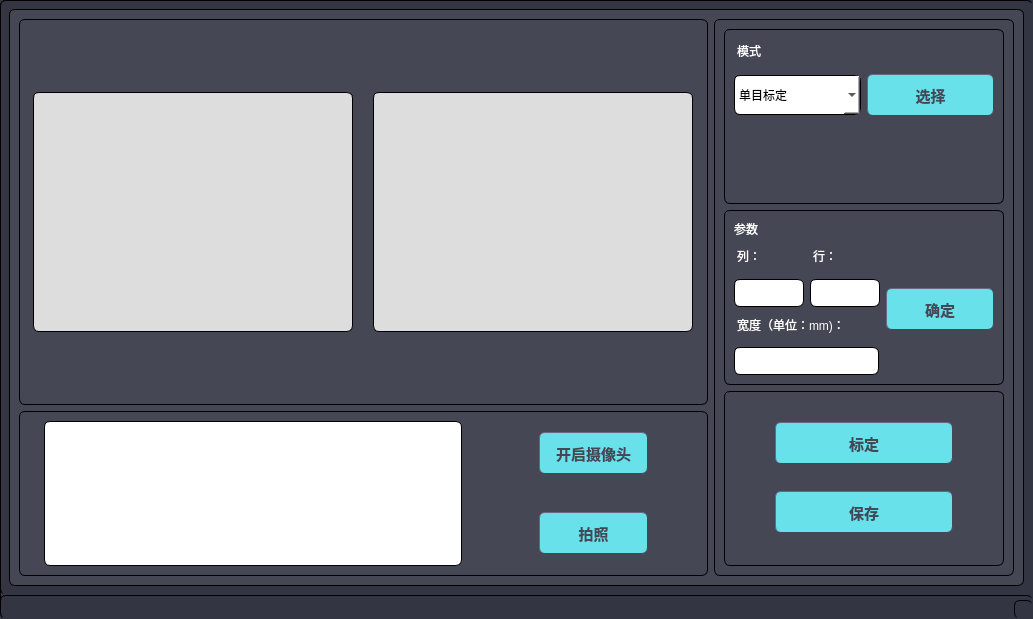
<?xml version="1.0" encoding="UTF-8"?>
<ui version="4.0">
 <class>Calibration</class>
 <widget class="QMainWindow" name="Calibration">
  <property name="geometry">
   <rect>
    <x>0</x>
    <y>0</y>
    <width>1033</width>
    <height>619</height>
   </rect>
  </property>
  <property name="minimumSize">
   <size>
    <width>1033</width>
    <height>619</height>
   </size>
  </property>
  <property name="maximumSize">
   <size>
    <width>1033</width>
    <height>619</height>
   </size>
  </property>
  <property name="windowTitle">
   <string>相机标定</string>
  </property>
  <property name="styleSheet">
   <string notr="true">border-width: 1px;border-style: solid;background-color: rgb(51,53,66); border-style: outset;border-radius:6px; </string>
  </property>
  <widget class="QWidget" name="centralwidget">
   <layout class="QHBoxLayout" name="horizontalLayout">
    <item>
     <widget class="QFrame" name="frame">
      <property name="styleSheet">
       <string notr="true">background-color: rgb(69,71,85)</string>
      </property>
      <property name="frameShape">
       <enum>QFrame::StyledPanel</enum>
      </property>
      <property name="frameShadow">
       <enum>QFrame::Raised</enum>
      </property>
      <layout class="QHBoxLayout" name="horizontalLayout_4" stretch="8,2">
       <item>
        <layout class="QVBoxLayout" name="verticalLayout_2" stretch="7,3">
         <item>
          <widget class="QFrame" name="frame_4">
           <property name="frameShape">
            <enum>QFrame::StyledPanel</enum>
           </property>
           <property name="frameShadow">
            <enum>QFrame::Raised</enum>
           </property>
           <layout class="QHBoxLayout" name="horizontalLayout_6">
            <item>
             <layout class="QHBoxLayout" name="horizontalLayout_2">
              <property name="spacing">
               <number>20</number>
              </property>
              <item>
               <widget class="QLabel" name="label_2">
                <property name="minimumSize">
                 <size>
                  <width>320</width>
                  <height>240</height>
                 </size>
                </property>
                <property name="maximumSize">
                 <size>
                  <width>320</width>
                  <height>240</height>
                 </size>
                </property>
                <property name="styleSheet">
                 <string notr="true">border-width: 1px;border-style: solid;background-color: rgb(221,221,221)</string>
                </property>
                <property name="text">
                 <string/>
                </property>
               </widget>
              </item>
              <item>
               <widget class="QLabel" name="label">
                <property name="minimumSize">
                 <size>
                  <width>320</width>
                  <height>240</height>
                 </size>
                </property>
                <property name="maximumSize">
                 <size>
                  <width>320</width>
                  <height>240</height>
                 </size>
                </property>
                <property name="styleSheet">
                 <string notr="true">border-width: 1px;border-style: solid;background-color: rgb(221,221,221);width:640px;</string>
                </property>
                <property name="text">
                 <string/>
                </property>
               </widget>
              </item>
             </layout>
            </item>
           </layout>
          </widget>
         </item>
         <item>
          <widget class="QFrame" name="frame_3">
           <property name="frameShape">
            <enum>QFrame::StyledPanel</enum>
           </property>
           <property name="frameShadow">
            <enum>QFrame::Raised</enum>
           </property>
           <layout class="QHBoxLayout" name="horizontalLayout_5">
            <item>
             <layout class="QHBoxLayout" name="horizontalLayout_3" stretch="2,1">
              <property name="spacing">
               <number>27</number>
              </property>
              <property name="leftMargin">
               <number>15</number>
              </property>
              <property name="topMargin">
               <number>0</number>
              </property>
              <item>
               <widget class="QTextEdit" name="textEdit">
                <property name="styleSheet">
                 <string notr="true">background: white;
font: 11pt &quot;Arial&quot;;
</string>
                </property>
               </widget>
              </item>
              <item>
               <layout class="QVBoxLayout" name="verticalLayout">
                <property name="leftMargin">
                 <number>50</number>
                </property>
                <property name="rightMargin">
                 <number>50</number>
                </property>
                <item>
                 <widget class="QPushButton" name="pushButton">
                  <property name="styleSheet">
                   <string notr="true">
QPushButton
{
	height: 40px;
	background-color: rgb(104,225,235); /*背景色*/ 
	border-style: outset;    /* 边界内凹 */
	border-width: 1px;     /* 边边界宽度 */
	font: bold 15px;     /* 字体大小 */
	min-width:2em;
	color:rgb(69,71,85); /* 字体颜色 */
	
}
/* 鼠标经过改变按钮颜色 */
QPushButton:hover
{
	background-color: rgb(102,255,104);
}
</string>
                  </property>
                  <property name="text">
                   <string>开启摄像头</string>
                  </property>
                 </widget>
                </item>
                <item>
                 <widget class="QPushButton" name="pushButton_2">
                  <property name="enabled">
                   <bool>false</bool>
                  </property>
                  <property name="styleSheet">
                   <string notr="true">
QPushButton
{
	height: 40px;
	background-color: rgb(104,225,235); /*背景色*/ 
	border-style: outset;    /* 边界内凹 */
	border-width: 1px;     /* 边边界宽度 */
	font: bold 15px;     /* 字体大小 */
	min-width:2em;
	color:rgb(69,71,85); /* 字体颜色 */
	
}
/* 鼠标经过改变按钮颜色 */
QPushButton:hover
{
	background-color: rgb(102,255,104);
}
</string>
                  </property>
                  <property name="text">
                   <string>拍照</string>
                  </property>
                 </widget>
                </item>
               </layout>
              </item>
             </layout>
            </item>
           </layout>
          </widget>
         </item>
        </layout>
       </item>
       <item>
        <widget class="QFrame" name="frame_2">
         <property name="minimumSize">
          <size>
           <width>300</width>
           <height>0</height>
          </size>
         </property>
         <property name="maximumSize">
          <size>
           <width>350</width>
           <height>16777215</height>
          </size>
         </property>
         <property name="frameShape">
          <enum>QFrame::StyledPanel</enum>
         </property>
         <property name="frameShadow">
          <enum>QFrame::Raised</enum>
         </property>
         <layout class="QVBoxLayout" name="verticalLayout_3" stretch="1,1,1">
          <item>
           <widget class="QFrame" name="frame_5">
            <property name="frameShape">
             <enum>QFrame::StyledPanel</enum>
            </property>
            <property name="frameShadow">
             <enum>QFrame::Raised</enum>
            </property>
            <layout class="QVBoxLayout" name="verticalLayout_4">
             <item>
              <widget class="QLabel" name="label_3">
               <property name="styleSheet">
                <string notr="true">font: 87 14pt &quot;Arial&quot;;
color: white;
border: none;
margin-bottom: 5px;</string>
               </property>
               <property name="text">
                <string>模式</string>
               </property>
               <property name="alignment">
                <set>Qt::AlignLeading|Qt::AlignLeft|Qt::AlignTop</set>
               </property>
              </widget>
             </item>
             <item>
              <layout class="QHBoxLayout" name="horizontalLayout_7">
               <item>
                <widget class="QComboBox" name="comboBox">
                 <property name="minimumSize">
                  <size>
                   <width>0</width>
                   <height>40</height>
                  </size>
                 </property>
                 <property name="styleSheet">
                  <string notr="true">background: white;
font: 9pt &quot;Arial&quot;;</string>
                 </property>
                 <item>
                  <property name="text">
                   <string>单目标定</string>
                  </property>
                 </item>
                 <item>
                  <property name="text">
                   <string>双目标定</string>
                  </property>
                 </item>
                 <item>
                  <property name="text">
                   <string>手眼标定</string>
                  </property>
                 </item>
                </widget>
               </item>
               <item>
                <widget class="QPushButton" name="pushButton_3">
                 <property name="styleSheet">
                  <string notr="true">
QPushButton
{
	height: 40px;
	background-color: rgb(104,225,235); /*背景色*/ 
	border-style: outset;    /* 边界内凹 */
	border-width: 1px;     /* 边边界宽度 */
	font: bold 15px;     /* 字体大小 */
	min-width:2em;
	color:rgb(69,71,85); /* 字体颜色 */
	
}
/* 鼠标经过改变按钮颜色 */
QPushButton:hover
{
	background-color: rgb(102,255,104);
}
</string>
                 </property>
                 <property name="text">
                  <string>选择</string>
                 </property>
                </widget>
               </item>
              </layout>
             </item>
             <item>
              <spacer name="verticalSpacer">
               <property name="orientation">
                <enum>Qt::Vertical</enum>
               </property>
               <property name="sizeHint" stdset="0">
                <size>
                 <width>20</width>
                 <height>40</height>
                </size>
               </property>
              </spacer>
             </item>
            </layout>
           </widget>
          </item>
          <item>
           <widget class="QFrame" name="frame_6">
            <property name="frameShape">
             <enum>QFrame::StyledPanel</enum>
            </property>
            <property name="frameShadow">
             <enum>QFrame::Raised</enum>
            </property>
            <layout class="QVBoxLayout" name="verticalLayout_5">
             <item>
              <widget class="QLabel" name="label_4">
               <property name="styleSheet">
                <string notr="true">font: 87 14pt &quot;Arial&quot;;
color: white;
border: none;</string>
               </property>
               <property name="text">
                <string>参数</string>
               </property>
              </widget>
             </item>
             <item>
              <layout class="QHBoxLayout" name="horizontalLayout_8">
               <item>
                <layout class="QGridLayout" name="gridLayout">
                 <item row="0" column="0">
                  <widget class="QLabel" name="label_5">
                   <property name="styleSheet">
                    <string notr="true">color: white;
border: none;
margin-bottom: 5px;
font: 9pt &quot;Arial&quot;;</string>
                   </property>
                   <property name="text">
                    <string>列：</string>
                   </property>
                  </widget>
                 </item>
                 <item row="0" column="1">
                  <widget class="QLabel" name="label_6">
                   <property name="styleSheet">
                    <string notr="true">color: white;
border: none;
margin-bottom: 5px;
font: 9pt &quot;Arial&quot;;</string>
                   </property>
                   <property name="text">
                    <string>行：</string>
                   </property>
                  </widget>
                 </item>
                 <item row="1" column="0">
                  <widget class="QTextEdit" name="textEdit_2">
                   <property name="maximumSize">
                    <size>
                     <width>70</width>
                     <height>28</height>
                    </size>
                   </property>
                   <property name="styleSheet">
                    <string notr="true">background: white;
font: 9pt &quot;Arial&quot;;
</string>
                   </property>
                   <property name="lineWrapMode">
                    <enum>QTextEdit::WidgetWidth</enum>
                   </property>
                   <property name="placeholderText">
                    <string/>
                   </property>
                  </widget>
                 </item>
                 <item row="1" column="1">
                  <widget class="QTextEdit" name="textEdit_3">
                   <property name="maximumSize">
                    <size>
                     <width>70</width>
                     <height>28</height>
                    </size>
                   </property>
                   <property name="styleSheet">
                    <string notr="true">background: white;
font: 9pt &quot;Arial&quot;;
</string>
                   </property>
                   <property name="lineWrapMode">
                    <enum>QTextEdit::WidgetWidth</enum>
                   </property>
                   <property name="placeholderText">
                    <string/>
                   </property>
                  </widget>
                 </item>
                 <item row="2" column="0" colspan="2">
                  <widget class="QLabel" name="label_7">
                   <property name="styleSheet">
                    <string notr="true">color: white;
border: none;
margin-bottom: 5px;
font: 9pt &quot;Arial&quot;;</string>
                   </property>
                   <property name="text">
                    <string>宽度（单位：mm)：</string>
                   </property>
                  </widget>
                 </item>
                 <item row="3" column="0" colspan="2">
                  <widget class="QTextEdit" name="textEdit_4">
                   <property name="maximumSize">
                    <size>
                     <width>145</width>
                     <height>28</height>
                    </size>
                   </property>
                   <property name="styleSheet">
                    <string notr="true">background: white;
font: 9pt &quot;Arial&quot;;
</string>
                   </property>
                   <property name="lineWrapMode">
                    <enum>QTextEdit::WidgetWidth</enum>
                   </property>
                   <property name="placeholderText">
                    <string/>
                   </property>
                  </widget>
                 </item>
                </layout>
               </item>
               <item>
                <widget class="QPushButton" name="pushButton_4">
                 <property name="enabled">
                  <bool>false</bool>
                 </property>
                 <property name="minimumSize">
                  <size>
                   <width>32</width>
                   <height>0</height>
                  </size>
                 </property>
                 <property name="styleSheet">
                  <string notr="true">
QPushButton
{
	height: 40px;
	background-color: rgb(104,225,235); /*背景色*/ 
	border-style: outset;    /* 边界内凹 */
	border-width: 1px;     /* 边边界宽度 */
	font: bold 15px;     /* 字体大小 */
	min-width:2em;
	color:rgb(69,71,85); /* 字体颜色 */
	
}
/* 鼠标经过改变按钮颜色 */
QPushButton:hover
{
	background-color: rgb(102,255,104);
}
</string>
                 </property>
                 <property name="text">
                  <string>确定</string>
                 </property>
                </widget>
               </item>
              </layout>
             </item>
            </layout>
           </widget>
          </item>
          <item>
           <widget class="QFrame" name="frame_7">
            <property name="frameShape">
             <enum>QFrame::StyledPanel</enum>
            </property>
            <property name="frameShadow">
             <enum>QFrame::Raised</enum>
            </property>
            <layout class="QVBoxLayout" name="verticalLayout_7">
             <property name="leftMargin">
              <number>50</number>
             </property>
             <property name="rightMargin">
              <number>50</number>
             </property>
             <item>
              <widget class="QPushButton" name="pushButton_5">
               <property name="enabled">
                <bool>false</bool>
               </property>
               <property name="styleSheet">
                <string notr="true">
QPushButton
{
	height: 40px;
	background-color: rgb(104,225,235); /*背景色*/ 
	border-style: outset;    /* 边界内凹 */
	border-width: 1px;     /* 边边界宽度 */
	font: bold 15px;     /* 字体大小 */
	min-width:2em;
	color:rgb(69,71,85); /* 字体颜色 */
	
}
/* 鼠标经过改变按钮颜色 */
QPushButton:hover
{
	background-color: rgb(102,255,104);
}
</string>
               </property>
               <property name="text">
                <string>标定</string>
               </property>
              </widget>
             </item>
             <item>
              <widget class="QPushButton" name="pushButton_6">
               <property name="enabled">
                <bool>false</bool>
               </property>
               <property name="styleSheet">
                <string notr="true">
QPushButton
{
	height: 40px;
	background-color: rgb(104,225,235); /*背景色*/ 
	border-style: outset;    /* 边界内凹 */
	border-width: 1px;     /* 边边界宽度 */
	font: bold 15px;     /* 字体大小 */
	min-width:2em;
	color:rgb(69,71,85); /* 字体颜色 */
	
}
/* 鼠标经过改变按钮颜色 */
QPushButton:hover
{
	background-color: rgb(102,255,104);
}
</string>
               </property>
               <property name="text">
                <string>保存</string>
               </property>
              </widget>
             </item>
            </layout>
           </widget>
          </item>
         </layout>
        </widget>
       </item>
      </layout>
     </widget>
    </item>
   </layout>
  </widget>
  <widget class="QStatusBar" name="statusbar"/>
 </widget>
 <resources/>
 <connections/>
</ui>
